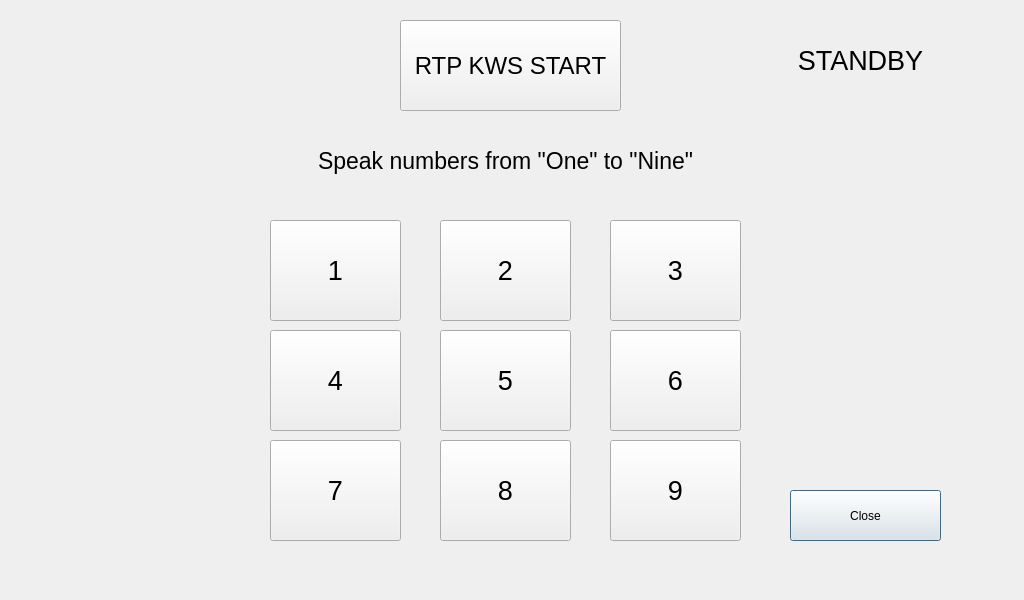
<?xml version="1.0" encoding="UTF-8"?>
<ui version="4.0">
 <class>Dialog_RTP</class>
 <widget class="QDialog" name="Dialog_RTP">
  <property name="geometry">
   <rect>
    <x>0</x>
    <y>0</y>
    <width>1024</width>
    <height>600</height>
   </rect>
  </property>
  <property name="windowTitle">
   <string>Dialog</string>
  </property>
  <property name="styleSheet">
   <string notr="true"/>
  </property>
  <widget class="QPushButton" name="pushButton_close">
   <property name="geometry">
    <rect>
     <x>790</x>
     <y>490</y>
     <width>151</width>
     <height>51</height>
    </rect>
   </property>
   <property name="text">
    <string>Close</string>
   </property>
  </widget>
  <widget class="QPushButton" name="pushButton_1">
   <property name="geometry">
    <rect>
     <x>270</x>
     <y>220</y>
     <width>131</width>
     <height>101</height>
    </rect>
   </property>
   <property name="font">
    <font>
     <family>Ubuntu</family>
     <pointsize>20</pointsize>
     <weight>50</weight>
     <italic>false</italic>
     <bold>false</bold>
    </font>
   </property>
   <property name="styleSheet">
    <string notr="true"/>
   </property>
   <property name="text">
    <string>1</string>
   </property>
  </widget>
  <widget class="QPushButton" name="pushButton_2">
   <property name="geometry">
    <rect>
     <x>440</x>
     <y>220</y>
     <width>131</width>
     <height>101</height>
    </rect>
   </property>
   <property name="font">
    <font>
     <pointsize>20</pointsize>
    </font>
   </property>
   <property name="text">
    <string>2</string>
   </property>
  </widget>
  <widget class="QPushButton" name="pushButton_3">
   <property name="geometry">
    <rect>
     <x>610</x>
     <y>220</y>
     <width>131</width>
     <height>101</height>
    </rect>
   </property>
   <property name="font">
    <font>
     <pointsize>20</pointsize>
    </font>
   </property>
   <property name="text">
    <string>3</string>
   </property>
  </widget>
  <widget class="QPushButton" name="pushButton_4">
   <property name="geometry">
    <rect>
     <x>270</x>
     <y>330</y>
     <width>131</width>
     <height>101</height>
    </rect>
   </property>
   <property name="font">
    <font>
     <pointsize>20</pointsize>
    </font>
   </property>
   <property name="text">
    <string>4</string>
   </property>
  </widget>
  <widget class="QPushButton" name="pushButton_5">
   <property name="geometry">
    <rect>
     <x>440</x>
     <y>330</y>
     <width>131</width>
     <height>101</height>
    </rect>
   </property>
   <property name="font">
    <font>
     <pointsize>20</pointsize>
    </font>
   </property>
   <property name="text">
    <string>5</string>
   </property>
  </widget>
  <widget class="QPushButton" name="pushButton_6">
   <property name="geometry">
    <rect>
     <x>610</x>
     <y>330</y>
     <width>131</width>
     <height>101</height>
    </rect>
   </property>
   <property name="font">
    <font>
     <pointsize>20</pointsize>
    </font>
   </property>
   <property name="text">
    <string>6</string>
   </property>
  </widget>
  <widget class="QPushButton" name="pushButton_7">
   <property name="geometry">
    <rect>
     <x>270</x>
     <y>440</y>
     <width>131</width>
     <height>101</height>
    </rect>
   </property>
   <property name="font">
    <font>
     <pointsize>20</pointsize>
    </font>
   </property>
   <property name="text">
    <string>7</string>
   </property>
  </widget>
  <widget class="QPushButton" name="pushButton_8">
   <property name="geometry">
    <rect>
     <x>440</x>
     <y>440</y>
     <width>131</width>
     <height>101</height>
    </rect>
   </property>
   <property name="font">
    <font>
     <pointsize>20</pointsize>
    </font>
   </property>
   <property name="text">
    <string>8</string>
   </property>
  </widget>
  <widget class="QPushButton" name="pushButton_9">
   <property name="geometry">
    <rect>
     <x>610</x>
     <y>440</y>
     <width>131</width>
     <height>101</height>
    </rect>
   </property>
   <property name="font">
    <font>
     <pointsize>20</pointsize>
    </font>
   </property>
   <property name="text">
    <string>9</string>
   </property>
  </widget>
  <widget class="QPushButton" name="pushButton_RTP_start">
   <property name="geometry">
    <rect>
     <x>400</x>
     <y>20</y>
     <width>221</width>
     <height>91</height>
    </rect>
   </property>
   <property name="font">
    <font>
     <family>Ubuntu</family>
     <pointsize>18</pointsize>
     <weight>50</weight>
     <italic>false</italic>
     <bold>false</bold>
    </font>
   </property>
   <property name="styleSheet">
    <string notr="true"/>
   </property>
   <property name="text">
    <string>RTP KWS START</string>
   </property>
  </widget>
  <widget class="QLabel" name="label">
   <property name="geometry">
    <rect>
     <x>230</x>
     <y>140</y>
     <width>551</width>
     <height>41</height>
    </rect>
   </property>
   <property name="font">
    <font>
     <pointsize>17</pointsize>
    </font>
   </property>
   <property name="text">
    <string>Speak numbers from &quot;One&quot; to &quot;Nine&quot;</string>
   </property>
   <property name="alignment">
    <set>Qt::AlignCenter</set>
   </property>
  </widget>
  <widget class="QLabel" name="label_status">
   <property name="geometry">
    <rect>
     <x>760</x>
     <y>10</y>
     <width>201</width>
     <height>101</height>
    </rect>
   </property>
   <property name="font">
    <font>
     <pointsize>20</pointsize>
    </font>
   </property>
   <property name="text">
    <string>STANDBY</string>
   </property>
   <property name="alignment">
    <set>Qt::AlignCenter</set>
   </property>
  </widget>
 </widget>
 <resources/>
 <connections/>
</ui>
